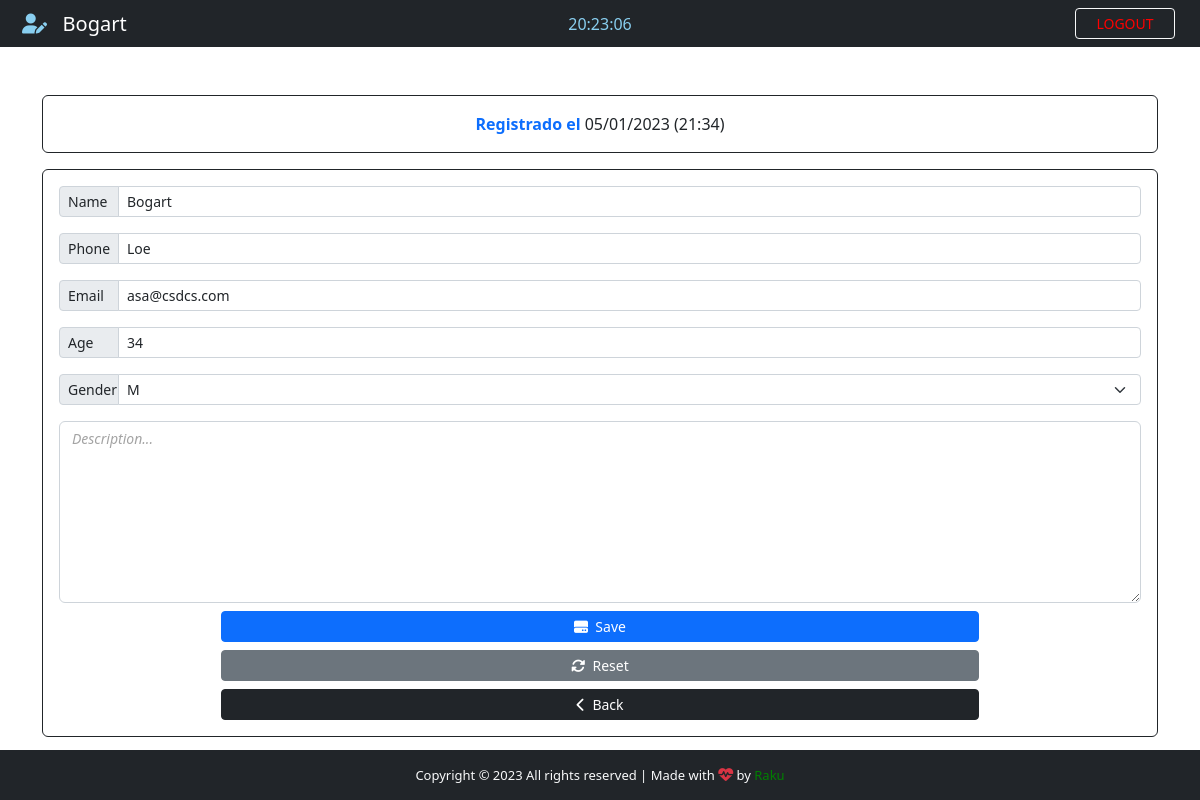
Before: /patient/9 (signed in) with the older database file.
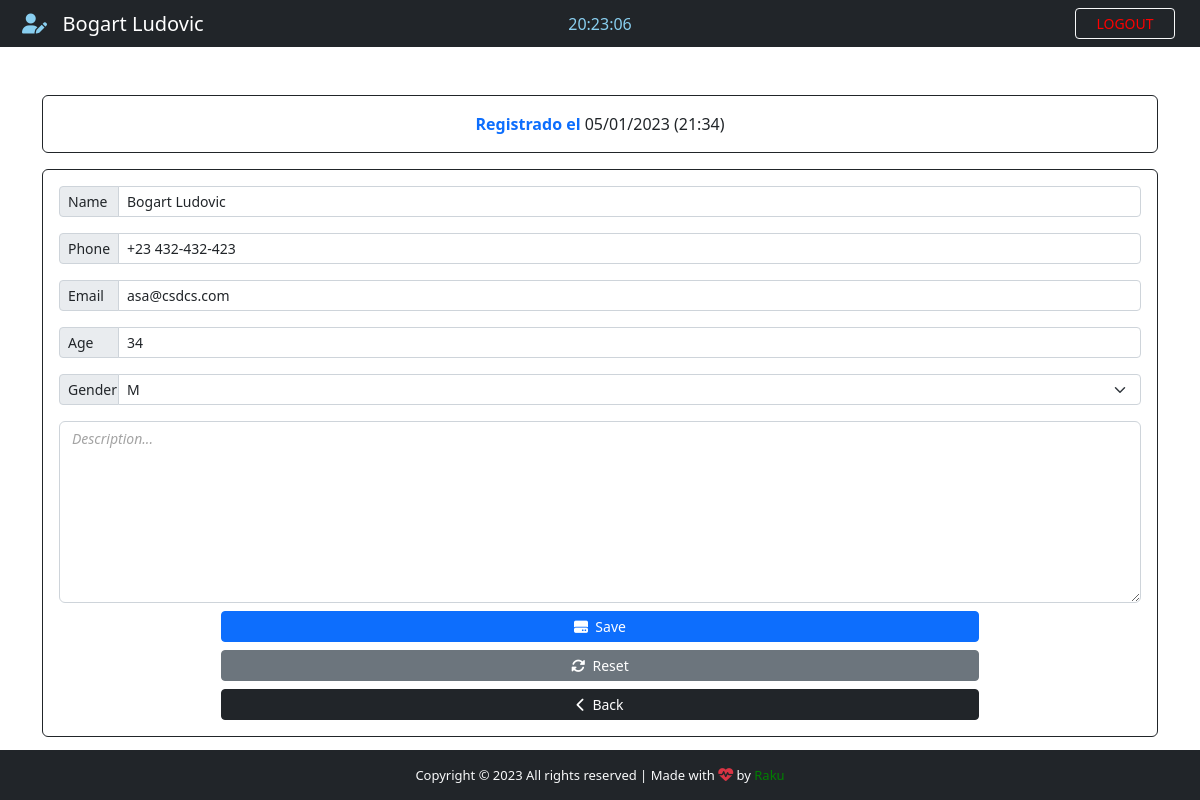
After: the same page with the newer database file.
### App/models.py (models this page shows, shortened)
class Patient(models.Model):
    GENDER = {
        ('M', 'M'),
        ('F', 'F'),
    }
    id = models.IntegerField(primary_key=True)
    name = models.CharField(max_length=40)
    phone = models.CharField(max_length=20)
    email = models.CharField(max_length=40)
    age = models.CharField(max_length=3)
    gender = models.CharField(max_length=1, null=True, choices=GENDER)
    note = models.TextField(blank=True)
    created_at = models.DateTimeField(auto_now_add=True)

### App/views.py (the view)
# urls.py: path('patient/<str:patient_id>', views.patient, name='patient'),
@cache_control(no_cache=True, must_revalidate=True, no_store=True)
@login_required(login_url="login")
def patient(request, patient_id):
    patient = Patient.objects.get(id=patient_id)
    if patient != None:
        return render(request, 'edit.html', {'patient': patient})

### App/templates/edit.html (shortened to what this page needs)
{% extends 'add.html' %}
{% block nav-content %}
<i class="fas fa-user-pen" style="color: #89cff0"></i>&nbsp;&nbsp; {{ patient.name }}
{% endblock nav-content %}
{% block title %}
<span style="font-weight: bold;">Registrado el</span>  <span class="text-dark">{{ patient.created_at | date:'d/m/Y (H:i)'}} </span>
{% endblock title %}
{% block action %}
action="/edit_patient"
{% endblock action %}
{% block Value-name %} value="{{ patient.name }}" {% endblock Value-name %}
{% block Value-phone %} value="{{ patient.phone }}" {% endblock Value-phone %}
{% block Value-email %} value="{{ patient.email }}"{% endblock Value-email %}
{% block Value-age %} value="{{ patient.age }}"{% endblock Value-age %}
{% block option %}
<option style="background-color: #d3d3d3; color: #007bff;">{{ patient.gender }}</option>
{% endblock option %}
{% block btn-add%}
<i class="fas fa-hdd"></i>&nbsp;&nbsp;Save
{% endblock btn-add%}
{% block reset-btn %}
<button type="reset" class="btn btn-secondary btn-sm"><i class="fas fa-sync-alt"></i>&nbsp;&nbsp;Reset</button>
{% endblock reset-btn %}

### App/templates/add.html (shortened to what this page needs)
{% extends 'base.html' %}
{% block time %}
<div class="col-sm">
  <center>
    <span id="clock" style="color: #89cff0;"></span>
  </center>
</div>
{% endblock time %}
{% block btn-nav %}
<a  class="btn btn-outline-danger btn-sm border-light" id="btn-nav" data-bs-toggle="modal" data-bs-target="#logoutModal" style="color: red" >LOGOUT</a>
{% endblock btn-nav %}
{% block content %}
<div class="container">
  <div class="row">
    <div class="col-lg-12">
      <div class="card card-body border-dark text-primary mt-5">
        <span class="text-center">{% block title %} DATOS DEL CLIENTE {% endblock title %}</span>
      </div>
      <form
        {% block action %}{% endblock action %}
        method="POST"
        autocomplete="off"
        enctype="multipart/form-data"
        class="card p-3 border-dark mt-3"
      >
        <div class="input-group input-group-sm mb-3">
          <span class="input-group-text side-label">Name</span>
          <input type="text" class="form-control"  id="name" name="name" maxlength="50" placeholder="Full Name" {% block Value-name %} {% endblock Value-name %}/>
        </div>
        <div class="input-group input-group-sm mb-3">
          <span class="input-group-text side-label">Phone</span>
          <input type="text" class="form-control" id="phone" name="phone" placeholder="Phone:"{% block Value-phone %} {% endblock Value-phone %}/>
        </div>
        <div class="input-group input-group-sm mb-3">
          <span class="input-group-text side-label">Email</span>
          <input
            type="text" class="form-control" name="email" id="email" maxlength="40" placeholder="Email"{% block Value-email %} {% endblock Value-email %}/>
        </div>
        <div class="input-group input-group-sm mb-3">
          <span class="input-group-text side-label">Age</span>
          <input
            type="text"
            class="form-control"
            name="age"
            id="age"
            placeholder="Age(18-120)"
            maxlength="3"
            {% block Value-age %} {% endblock Value-age %}
          />
        </div>
        <div class="input-group input-group-sm mb-3">
          <label class="input-group-text side-label">Gender</label>
          <select class="form-select" name="gender" id="gender">
            {% block option%}{% endblock option %}
          </select>
        </div>
        <div class="form-group">
          <textarea class="form-control" name="note" rows="7" placeholder="Description..." >{% block note %}{% endblock note %}</textarea>
        </div>
        <div class="d-grid gap-2 mt-2" style="width: 70%; margin: 0 auto;">
          <button type="submit" class="btn btn-primary btn-sm" id="btn-add">
            {% block btn-add%}{% endblock btn-add%}
          </button>
          {% block reset-btn %}{% endblock reset-btn %}
          <a href="{% url 'backend' %}" class="btn btn-dark btn-sm"><i class="fas fa-chevron-left"></i>&nbsp;&nbsp;Back</a>
        </div>
      </form>
    </div>
  </div>
</div>
{% endblock content %}

Changed rows visible on the page:
changed Patient "asa@csdcs.com": name "Bogart" → "Bogart Ludovic"; phone "Loe" → "+23 432-432-423"
